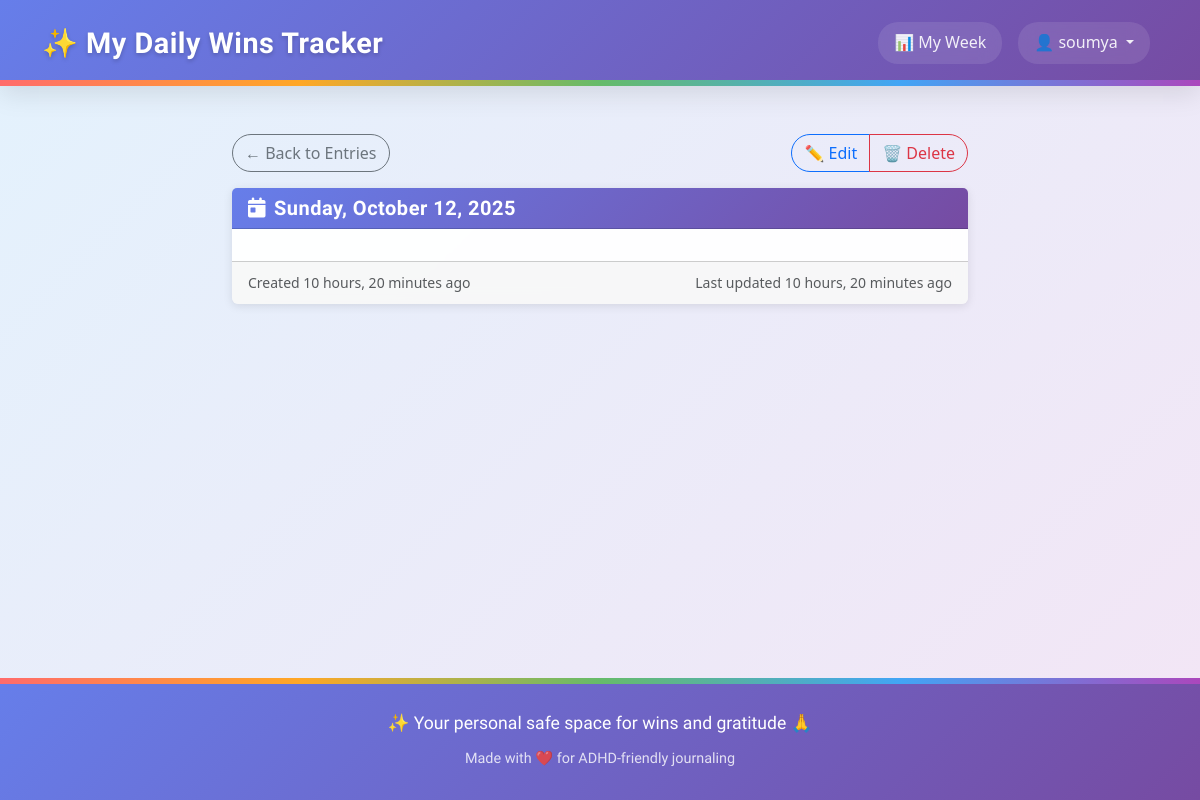
Screenshot of /entries/65/ (signed in) with the database file from the repository.
### tracker/models.py (models this page shows, shortened)
class Entry(models.Model):
    class MoodChoice(models.IntegerChoices):
        TERRIBLE = 1, '😰 Terrible'
        BAD = 2, '😞 Bad'
        MEH = 3, '😐 Meh'
        OKAY = 4, '🙂 Okay'
        GOOD = 5, '😊 Good'
        GREAT = 6, '😄 Great'
        AMAZING = 7, '🤩 Amazing'
        FANTASTIC = 8, '🥳 Fantastic'
        INCREDIBLE = 9, '✨ Incredible'
        PERFECT = 10, '🌟 Perfect'
    user = models.ForeignKey(User, on_delete=models.CASCADE, related_name='entries')
    entry_date = models.DateField(help_text="The date this entry is for", null=True, blank=True)
    title = models.CharField(max_length=200, blank=True, help_text="Short title for your daily win")
    content = models.TextField(blank=True, help_text="Details about your daily wins")
    mood_rating = models.IntegerField(
        choices=MoodChoice.choices,
        null=True,
        blank=True,
        help_text="How was your mood today?"
    )
    gratitude_text = models.TextField(
        blank=True,
        help_text="Today I was grateful for..."
    )
    date_created = models.DateTimeField(auto_now_add=True)
    date_modified = models.DateTimeField(auto_now=True)
    is_private = models.BooleanField(default=True)
    categories = models.ManyToManyField(
        Category,
        blank=True,
        related_name='entries',
        help_text="Optional categories for this entry"
    )
    class Meta:
        verbose_name_plural = "Entries"
        ordering = ['-entry_date', '-date_created']
        constraints = [
            UniqueConstraint(
                fields=['user', 'entry_date'],
                name='unique_entry_per_user_per_day',
                violation_error_message='You can only have one entry per day.'
            ),
            models.CheckConstraint(
                name='mood_rating_valid_choice',
                check=models.Q(mood_rating__isnull=True) | models.Q(mood_rating__in=[1,2,3,4,5,6,7,8,9,10]),
                violation_error_message='Mood rating must be between 1 and 10.',
            )
        ]
        indexes = [
            models.Index(fields=['user', '-entry_date']),  # Dashboard queries
            models.Index(fields=['user', 'entry_date']),   # Day lookups
            models.Index(fields=['mood_rating']),          # Filtering
        ]

### tracker/views.py (the view)
# urls.py: path("entries/<int:pk>/", views.entry_detail, name="entry_detail"),
@login_required
def entry_detail(request, pk):
    entry = get_object_or_404(Entry, pk=pk, user=request.user)
    return render(request, 'tracker/entry_detail.html', {'entry': entry})

### templates/tracker/entry_detail.html (shortened to what this page needs)
{% extends "base.html" %}
{% load static %}
{% load win_filters %}
{% block extra_css %}
<link rel="stylesheet" href="{% static 'css/forms.css' %}">
{% endblock %}
{% block content %}
<div class="row justify-content-center">
    <div class="col-lg-8">
        <div class="d-flex justify-content-between align-items-center mb-3">
            <div>
                <a href="{% url 'entry_list' %}" class="btn btn-outline-secondary">
                    ← Back to Entries
                </a>
            </div>
            <div>
                <div class="btn-group" role="group">
                    <a href="{% url 'entry_edit' entry.pk %}" class="btn btn-outline-primary">
                        ✏️ Edit
                    </a>
                    <button type="button" class="btn btn-outline-danger" onclick="deleteEntry({{ entry.pk }})">
                        🗑️ Delete
                    </button>
                </div>
            </div>
        </div>
        <div class="card">
            <div class="card-header">
                <div class="d-flex justify-content-between align-items-center">
                    <div>
                        <h5 class="mb-0">
                            <i class="fas fa-calendar-day me-2"></i>{{ entry.entry_date|date:"l, F j, Y" }}
                        </h5>
                    </div>
                </div>
            </div>
            <div class="card-body">
            </div>
            <div class="card-footer text-muted">
                <div class="row">
                    <div class="col-md-6">
                        <small>
                            Created {{ entry.date_created|timesince }} ago
                        </small>
                    </div>
                    <div class="col-md-6 text-end">
                        {% if entry.date_modified != entry.date_created %}
                            <small>
                                Last updated {{ entry.date_modified|timesince }} ago
                            </small>
                        {% endif %}
                    </div>
                </div>
            </div>
        </div>
    </div>
</div>
{% endblock %}

### templates/base.html (shortened to what this page needs)
{% load static %}
{% load widget_tweaks %}
<!doctype html>
<html lang="en">
<head>
    <link href="https://cdn.jsdelivr.net/npm/bootstrap@5.3.0/dist/css/bootstrap.min.css" rel="stylesheet">
    <link rel="stylesheet" href="https://cdnjs.cloudflare.com/ajax/libs/font-awesome/6.0.0/css/all.min.css">
    <link rel="stylesheet" href="{% static 'css/base.css' %}">
    {% block extra_css %}{% endblock %}
</head>
<body class="{% if request.resolver_match.url_name == 'home' %}homepage{% else %}app-page{% endif %}">
    <nav class="navbar navbar-expand-lg navbar-dark custom-navbar">
        <div class="container">
            <a class="navbar-brand d-flex align-items-center" href="{% url 'home' %}">
                ✨ My Daily Wins Tracker
            </a>
            <div class="collapse navbar-collapse" id="navbarNav">
                <ul class="navbar-nav ms-auto">
                    {% if user.is_authenticated %}
                        <li class="nav-item">
                            <a class="nav-link" href="{% url 'weekly_dashboard' %}">
                                📊 My Week
                            </a>
                        </li>
                        <li class="nav-item dropdown">
                            <a class="nav-link dropdown-toggle" href="#" id="navbarDropdown" role="button" data-bs-toggle="dropdown">
                                👤 {{ user.username }}
                            </a>
                        </li>
                    {% endif %}
                </ul>
            </div>
        </div>
    </nav>
    <div class="container mt-5 flex-grow-1">
        {% block content %}{% endblock %}
    </div>
    <footer>
        <div class="rainbow-border"></div>
        <div class="container">
            <p class="main">✨ Your personal safe space for wins and gratitude 🙏</p>
            <p class="sub">Made with ❤️ for ADHD-friendly journaling</p>
        </div>
    </footer>
</body>
</html>

### static/css/base.css (style rules this page uses)
body { font-family: 'Segoe UI', Tahoma, Geneva, Verdana, sans-serif; line-height: 1.6; min-height: 100vh; display: flex; flex-direction: column; margin: 0; padding: 0; }
body.app-page { background: linear-gradient(135deg, #e3f2fd 0%, #f3e5f5 25%, #e8f5e8 50%, #fff3e0 75%, #e3f2fd 100%); background-size: 400% 400%; animation: gradientShift 25s ease infinite; }
.card { background: rgba(255, 255, 255, 0.95); backdrop-filter: blur(10px); border: 1px solid rgba(255, 255, 255, 0.2); box-shadow: 0 8px 32px rgba(0, 0, 0, 0.15); }
h1, h2, h3, h4, h5, h6, .h1, .h2, .h3, .h4, .h5, .h6 { font-family: 'Comfortaa', cursive; font-weight: 600; letter-spacing: 0.5px; }
.navbar-brand { font-weight: bold; font-size: 1.5rem; }
.card { border: none; box-shadow: 0 2px 10px rgba(0,0,0,0.1); margin-bottom: 1.5rem; }
.btn { border-radius: 25px; font-weight: 500; }
::placeholder { color: #adb5bd !important; opacity: 1; }
.custom-navbar { background: linear-gradient(135deg, #667eea 0%, #764ba2 100%) !important; box-shadow: 0 8px 25px rgba(0,0,0,0.1); margin-bottom: 0; padding: 15px 0; position: relative; }
.custom-navbar::after { content: ''; position: absolute; bottom: 0; left: 0; right: 0; height: 6px; background: linear-gradient(90deg, #ff6b6b, #ffa726, #66bb6a, #42a5f5, #ab47bc); }
.navbar-brand { font-family: 'Comfortaa', cursive; font-weight: 700; font-size: 1.8rem; color: white !important; text-shadow: 0 2px 4px rgba(0,0,0,0.2); transition: all 0.3s ease; letter-spacing: 0.5px; }
.navbar-nav .nav-link { color: rgba(255,255,255,0.9) !important; font-weight: 500; margin: 0 8px; padding: 8px 16px !important; border-radius: 20px; transition: all 0.3s ease; background: rgba(255,255,255,0.1); backdrop-filter: blur(10px); }
footer { background: linear-gradient(135deg, #667eea 0%, #764ba2 100%); color: white; text-align: center; padding: 30px 0; margin-top: 50px; position: relative; border-top: 1px solid rgba(255, 255, 255, 0.1); }
footer .rainbow-border { position: absolute; top: -1px; left: 0; right: 0; height: 6px; background: linear-gradient(90deg, #ff6b6b, #ffa726, #66bb6a, #42a5f5, #ab47bc); }
footer p { font-family: 'Comfortaa', cursive; }
footer p.main { margin: 0; font-size: 1.1rem; font-weight: 500; }
footer p.sub { margin: 10px 0 0 0; opacity: 0.8; font-size: 0.9rem; }

### templates/tracker/entry_detail.html (style rules this page uses)
.card-header { background: linear-gradient(135deg, #667eea 0%, #764ba2 100%); color: white; }
.card-header h5 { color: white !important; }
.card-header .fa-calendar-day { color: white !important; }

### rows the page displays
Entry: entry_date "Sunday, October 12, 2025", date_created "10 hours, 20 minutes", date_modified "10 hours, 20 minutes"

### other values shown
{{ user.username }} "soumya"
